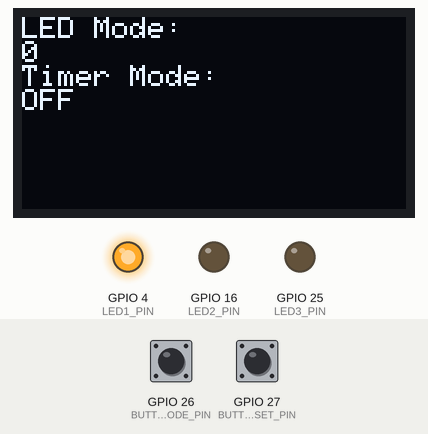
Simulated run of this sketch. Board: ESP32. Shown: 128×64 one-colour display, output pins drawn as LEDs (lit = HIGH). The inputs (shaded band) are chosen by the test bench; at power-on: GPIO 26 (BUTTON_MODE_PIN) HIGH, GPIO 27 (BUTTON_RESET_PIN) HIGH. The display library's start-up logo is not drawn.

Above: at 3.2 s.
3.3 s: GPIO 26 (BUTTON_MODE_PIN) pulled LOW for 0.15 s
At 3.69 s:
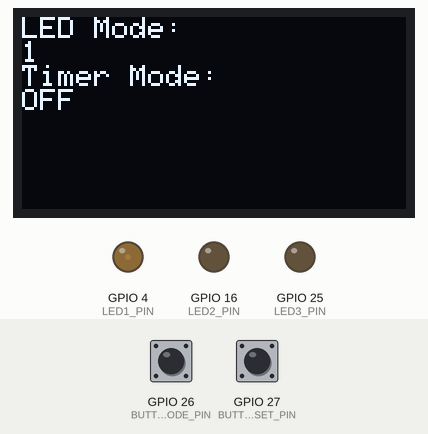
4.0 s: GPIO 26 (BUTTON_MODE_PIN) pulled LOW for 1 s
At 5.27 s:
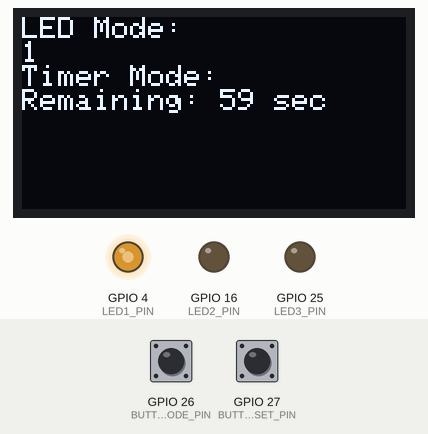
5.6 s: GPIO 26 (BUTTON_MODE_PIN) pulled LOW for 0.15 s
At 6.07 s:
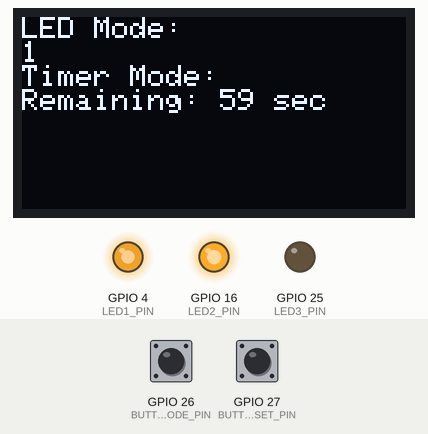
6.3 s: GPIO 27 (BUTTON_RESET_PIN) pulled LOW for 0.15 s
At 6.61 s:
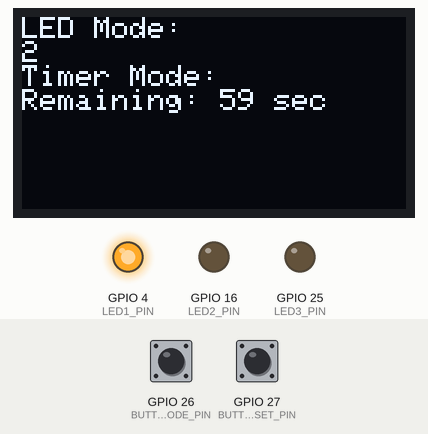
8.3 s: GPIO 26 (BUTTON_MODE_PIN) pulled LOW for 0.15 s
At 8.94 s:
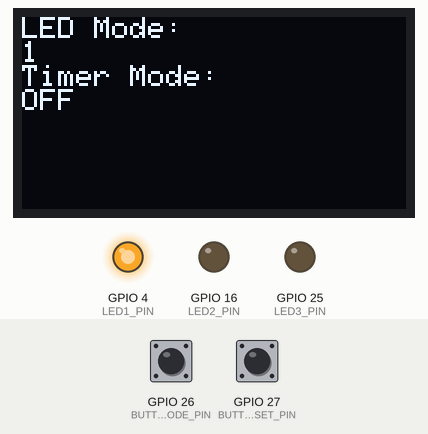
9.0 s: GPIO 26 (BUTTON_MODE_PIN) pulled LOW for 3.2 s
At 12.62 s:
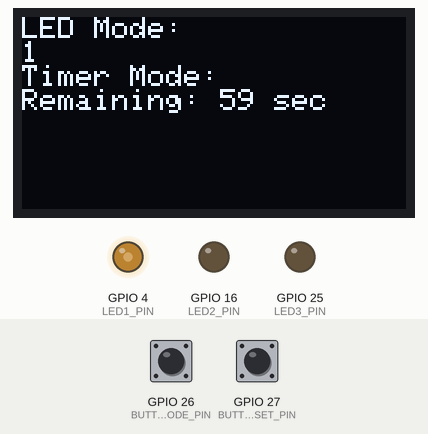
Timing chart, 0 to 13.8 s (numbered marks = the images above; inputs shaded):
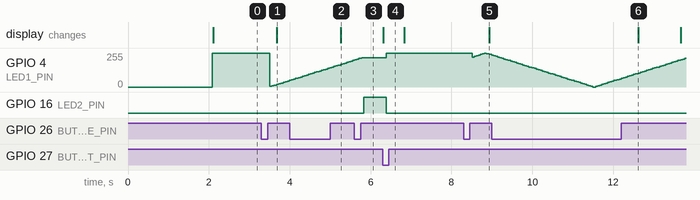

The sketch:

esp32_project.ino
```cpp
#include <Arduino.h>
#include <Adafruit_SSD1306.h>
#include <Bounce2.h>

// OLED Configuration
#define SCREEN_WIDTH 128
#define SCREEN_HEIGHT 64
Adafruit_SSD1306 display(SCREEN_WIDTH, SCREEN_HEIGHT, &Wire, -1);

// Pin Definitions
#define LED1_PIN 4
#define LED2_PIN 16
#define LED3_PIN 25
#define BUTTON_MODE_PIN 26
#define BUTTON_RESET_PIN 27
#define MIC_PIN 19      // Microphone sensor connected to GPIO 19

// Variables for LED Effects
int ledMode = 0; // Current LED mode
int timerMode = 0; // Timer mode (0 = off, 1 = 1 min, 2 = 2 min, 3 = 3 min)
unsigned long timerDuration[] = {0, 60000, 120000, 180000};
unsigned long timerStartTime = 0;

// Button Debounce
Bounce buttonMode;
Bounce buttonReset;

// Semaphore for synchronizing tasks
SemaphoreHandle_t xSemaphore;

// Task Handles
TaskHandle_t taskLedHandle;
TaskHandle_t taskOledHandle;

// LED PWM Variables
int pwmValue1 = 0, pwmValue2 = 0, pwmValue3 = 0;
int pwmIncrement1 = 5, pwmIncrement2 = 3, pwmIncrement3 = 7;

// Function to reset to default mode
void resetToDefault() {
  ledMode = 0;
  timerMode = 0;
  timerStartTime = 0;
}

// LED Effect Tasks
void taskLed(void *parameter) {
  while (true) {
    switch (ledMode) {
      case 0: // Basic mode (default)
        digitalWrite(LED1_PIN, HIGH);
        digitalWrite(LED2_PIN, LOW);
        digitalWrite(LED3_PIN, LOW);
        break;
      case 1: // Breathing effect
        pwmValue1 += pwmIncrement1;
        if (pwmValue1 <= 0 || pwmValue1 >= 255) pwmIncrement1 = -pwmIncrement1;
        analogWrite(LED1_PIN, pwmValue1);
        break;
      case 2: // Flashing effect
        pwmValue2 = !pwmValue2 ? 255 : 0;
        analogWrite(LED2_PIN, pwmValue2);
        vTaskDelay(500 / portTICK_PERIOD_MS);
        break;
      case 3: // Chasing effect
        pwmValue3 += pwmIncrement3;
        if (pwmValue3 <= 0 || pwmValue3 >= 255) pwmIncrement3 = -pwmIncrement3;
        analogWrite(LED3_PIN, pwmValue3);
        break;
      case 4: // Microphone-triggered flashing effect (using the 3 existing LEDs)
        int micValue = analogRead(MIC_PIN); // Read microphone input
        int pwmMicValue = map(micValue, 0, 1023, 0, 255); // Map the mic value to PWM range

        // Distribute PWM effect across all 3 LEDs based on mic input
        analogWrite(LED1_PIN, pwmMicValue);  // LED1 reacts to microphone input
        analogWrite(LED2_PIN, pwmMicValue);  // LED2 reacts to microphone input
        analogWrite(LED3_PIN, pwmMicValue);  // LED3 reacts to microphone input

        vTaskDelay(10 / portTICK_PERIOD_MS); // Small delay to stabilize
        break;
    }
    vTaskDelay(50 / portTICK_PERIOD_MS);
  }
}

// OLED Display Task
void taskOled(void *parameter) {
  while (true) {
    if (xSemaphoreTake(xSemaphore, portMAX_DELAY)) {
      display.clearDisplay();
      display.setTextSize(1);
      display.setTextColor(WHITE);
      display.setCursor(0, 0);

      // Hiển thị chế độ LED
      display.println("LED Mode:");
      display.println(ledMode);

      // Hiển thị chế độ hẹn giờ
      display.println("Timer Mode:");
      if (timerMode == 0) {
        display.println("OFF");
      } else {
        // Tính toán thời gian đếm ngược còn lại
        unsigned long elapsedTime = millis() - timerStartTime;
        unsigned long remainingTime = (timerDuration[timerMode] > elapsedTime)
                                      ? (timerDuration[timerMode] - elapsedTime)
                                      : 0;

        // Hiển thị thời gian còn lại
        unsigned long secondsRemaining = remainingTime / 1000; // Đổi ra giây
        display.print("Remaining: ");
        display.print(secondsRemaining);
        display.println(" sec");

        // Nếu hết thời gian, thoát chế độ hẹn giờ
        if (remainingTime == 0) {
          resetToDefault();
        }
      }

      // Cập nhật thông tin trên OLED
      display.display();
      xSemaphoreGive(xSemaphore);

      // Tần số làm mới hiển thị
      vTaskDelay(500 / portTICK_PERIOD_MS);
    }
  }
}

// Button Handling
void handleButtons() {
  buttonMode.update();
  buttonReset.update();

  // Reset button: nhấn nút Reset để về chế độ mặc định
  if (buttonReset.fell()) {
    resetToDefault();
  }

  // Mode button
  if (buttonMode.fell()) {
    timerStartTime = millis(); // Ghi nhận thời gian bắt đầu nhấn
  }

  if (buttonMode.rose()) { // Khi thả nút ra
    unsigned long pressDuration = millis() - timerStartTime;

    if (pressDuration < 1000) {
      // Nhấn ngắn (< 1 giây): Đổi chế độ LED
      ledMode = (ledMode + 1) % 5; // Chuyển qua các chế độ LED (0, 1, 2, 3, 4)
    } else {
      // Nhấn giữ (> 1 giây): Đổi chế độ hẹn giờ
      timerMode = (timerMode + 1) % 4; // Chuyển qua các chế độ hẹn giờ (0, 1, 2, 3)
      if (timerMode > 0) {
        timerStartTime = millis(); // Cập nhật thời gian bắt đầu hẹn giờ
      }
    }
  }
}

// Timer Handling
void handleTimer() {
  if (timerMode > 0 && millis() - timerStartTime > timerDuration[timerMode]) {
    resetToDefault();
  }
}

void setup() {
  // Initialize serial monitor
  Serial.begin(115200);

  // Initialize OLED
 // SSD1306_SWITCHCAPVCC = generate display voltage from 3.3V internally
  if(!display.begin(SSD1306_SWITCHCAPVCC, 0x3C)) {
    Serial.println(F("SSD1306 allocation failed"));
    for(;;); // Don't proceed, loop forever
  }
  display.display();
  delay(2000); // Pause for 2 seconds

  display.clearDisplay();
  display.display();

  // Initialize pins
  pinMode(LED1_PIN, OUTPUT);
  pinMode(LED2_PIN, OUTPUT);
  pinMode(LED3_PIN, OUTPUT);
  pinMode(BUTTON_MODE_PIN, INPUT_PULLUP);
  pinMode(BUTTON_RESET_PIN, INPUT_PULLUP);
  pinMode(MIC_PIN, INPUT);

  // Attach buttons
  buttonMode.attach(BUTTON_MODE_PIN);
  buttonMode.interval(25);
  buttonReset.attach(BUTTON_RESET_PIN);
  buttonReset.interval(25);

  // Create semaphore
  xSemaphore = xSemaphoreCreateMutex();

  // Create tasks
  xTaskCreate(taskLed, "LED Task", 1000, NULL, 1, &taskLedHandle);
  xTaskCreate(taskOled, "OLED Task", 2000, NULL, 1, &taskOledHandle);

  // Reset to default state
  resetToDefault();
}

void loop() {
  handleButtons();
  handleTimer();
  delay(10); // Allow FreeRTOS to run other tasks
}
```

Measured:
- after the input at 3.3 s, the display: changes after 0.38 s (image 1)
- after the input at 4.0 s, the display: changes after 1.3 s (image 2)
- after the input at 5.6 s, GPIO 4 (LED1_PIN): goes on until 5.8 s, then stays 220/255; GPIO 16 (LED2_PIN): LOW → HIGH after 0.24 s
- after the input at 6.3 s, GPIO 4 (LED1_PIN): 220/255 → 255/255 after 0.09 s; GPIO 16 (LED2_PIN): goes on until 6.4 s, then stays LOW
- after the input at 8.3 s, the display: changes after 0.64 s (image 5)
- after the input at 9.0 s, the display: changes after 3.6 s (image 6)
